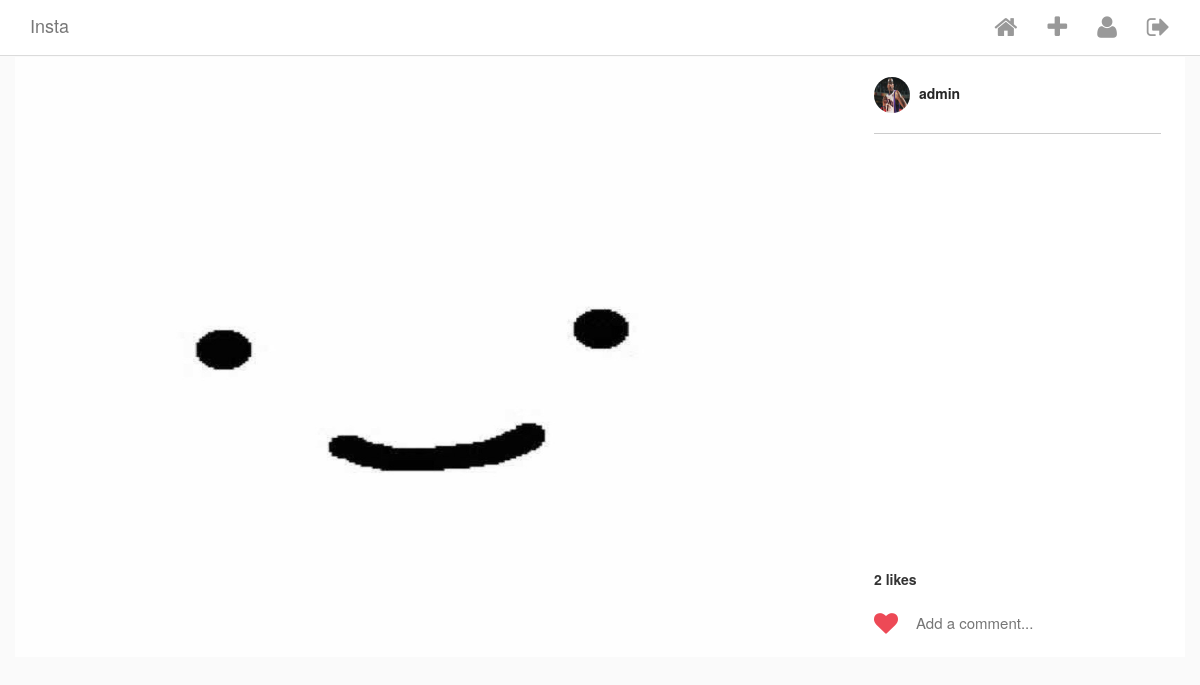
Page /post/1/ (signed in) on the earlier database version.
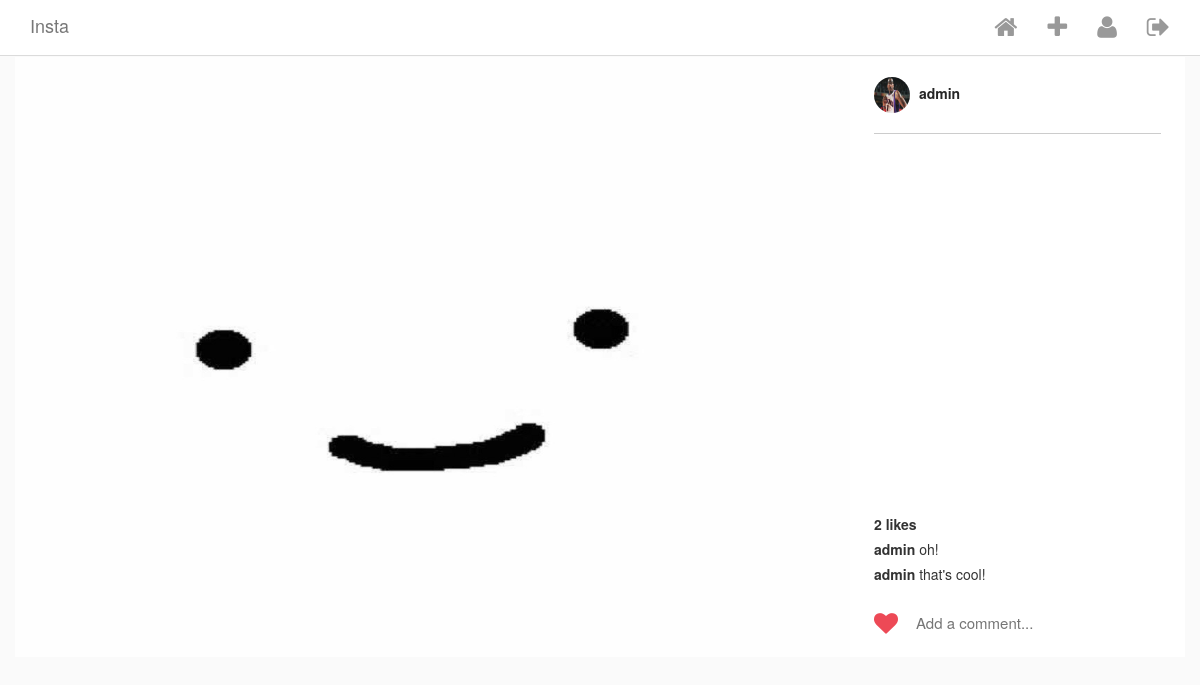
Same page on the later database version.
### Insta/models.py (models this page shows, shortened)
class Post (models.Model):
    author = models.ForeignKey(
        InstaUser,
        on_delete=models.CASCADE,
        related_name="my_posts"
    )
    title = models.TextField(blank=True, null=True)
    image = ProcessedImageField(
        upload_to='static/images/posts',
        format='JPEG',
        options={'quality':100},
        blank=True,
        null=True,
        )
    def get_like_count(self):
        return self.likes.count()

class InstaUser (AbstractUser):
    profile_pic = ProcessedImageField(
        upload_to='static/images/profiles',
        format='JPEG',
        options={'quality':100},
        blank=True,
        null=True
    )

class Comment(models.Model):
    post = models.ForeignKey(Post, on_delete=models.CASCADE, related_name='comments')
    user = models.ForeignKey(InstaUser, on_delete=models.CASCADE,related_name='comments')
    comment = models.CharField(max_length=100)
    posted_on = models.DateTimeField(auto_now_add=True, editable=False)

### Insta/views.py (the view)
# urls.py: path('post/<int:pk>/', PostDetailView.as_view(), name='post_detail'),
class PostDetailView(LoginRequiredMixin,DetailView):
    model = Post
    template_name = "post_detail.html"
    def get_context_data(self, **kwargs):
        data = super().get_context_data(**kwargs)
        liked = Like.objects.filter(post=self.kwargs.get('pk'), user=self.request.user).first()
        if liked:
            data['liked'] = 1
        else:
            data['liked'] = 0
        return data

### Insta/templatetags/custom_tags.py (called while the page is built)
@register.simple_tag
def has_user_liked_post(post, user):
    try:
        like = Like.objects.get(post=post, user=user)
        return "fa-heart"
    except:
        return "fa-heart-o"

### templates/post_detail.html (shortened to what this page needs)
{% extends "base.html" %}
{% load custom_tags %}
{% block content %}
<div class="row single-post">
    <div class="single-post-card view-update {{ object.pk }}">
        <div class="header">
            <a href="{% url 'index' %}">
                {% if object.author.profile_pic %}
                    <img class="picture-circle--medium" src="/{{object.author.profile_pic}}">
                {% endif %}
                {{ object.author.username }}
            </a>
        </div>
        <div class="image__wrapper">
            <img class="card__main-image" src="/{{object.image}}" width=100%, height=100%>
        </div>
        <div class="comments-portion">
           <div class="likes-timestamp-row">
                <div class="likes">
                    {% if object.get_like_count %}
                        {{ object.get_like_count }} like{% if object.get_like_count > 1 %}s{% endif %}
                    {% endif %}
                </div>
            </div>
            <ul class="comment-list">
                {% for comment in object.comments.all %}
                <li class="comment-list__comment">
                    <a href="{% url 'index'  %}" class="user">
                        {{ comment.user.username }}
                    </a>
                    <span class="comment">{{ comment.comment }}</span>
                </li>
                {% endfor %}
            </ul>
            <section class="input-row">
                <i class="fa {% has_user_liked_post object user %} submit-like" aria-hidden="true"></i>
                <div class="comment-input-wrapper">
                    <input class="add-comment" type="text" placeholder="Add a comment...">
                </div>
            </section>
        </div>
    </div>
</div>
{% endblock content %}

### templates/base.html (shortened to what this page needs)
<html>
    {% load static %}
    <head>
        <link href="{% static 'vendor/bootstrap/css/bootstrap.min.css' %}" rel="stylesheet">
        <link href="{% static 'vendor/font-awesome-4.6.3/css/font-awesome.min.css' %}" rel="stylesheet">
        <link href="{% static 'css/style.css' %}" rel="stylesheet">
    </head>
    <body>
        {% include 'header.html' %}
        <div class="content-wrapper">
            <div class="container">
                {% block content %}
                {% endblock content%}
            </div>
        </div>
    </body>
</html>

### templates/header.html (shortened to what this page needs)
<div class="navbar navbar-default navbar-fixed-top" id="main-nav">
    <div class="container desktop">
        <div class="navbar-header">
            <a href="{% url 'index' %}" class="navbar-brand">Insta</a>
        </div>
        <div id="navbar-main">
            <ul class="nav navbar-nav navbar-right">
                {% if request.user.is_authenticated %}
                    <li>
                      <a href="{% url 'index' %}">
                        <i class="fa fa-home" aria-hidden="true"></i>
                      </a>
                    </li>
                    <li><a href="{% url 'make_post' %}"><i class="fa fa-plus" aria-hidden="true"></i></a></li>
                    <li><a href="{% url 'user_detail' request.user.pk %}"><i class="fa fa-user" aria-hidden="true"></i></a> </li>
                    <li><a href="{% url 'logout' %}"><i class="fa fa-sign-out" aria-hidden="true"></i></a></li>
                {% endif %}
            </ul>
        </div>
    </div>
</div>

### static/css/style.css (style rules this page uses)
html { height: 100%; }
body { min-height: 100%; background-color: #fafafa; }
.content-wrapper { margin-top: 57px; margin-bottom: 60px; background-color: #fafafa; }
.picture-circle, .picture-circle--medium, .picture-circle--small { border-radius: 100%; width: 150px; height: 150px; }
.picture-circle--medium { width: 36px; height: 36px; }
.navbar { background-color: #fff; border-bottom-color: #dbdbdb; }
.navbar .fa { font-size: 25px; color: #999999; }
.card__main-image { max-width: 100%; max-height: 600px; height: auto; margin: 0 auto; display: block; }
.comment-list { list-style: none; margin: 0; padding: 0; }
.comment-list__comment { margin-top: 5px; margin-bottom: 5px; }
.comment-list__comment .user { color: #333; font-weight: bold; }
.likes-timestamp-row { margin-top: 15px; }
.likes-timestamp-row > div { display: inline-block; }
.likes-timestamp-row .likes { font-weight: bold; }
.single-post-card { display: flex; align-items: stretch; box-sizing: border-box; flex-direction: column; flex-shrink: 0; padding-right: 335px; width: 100%; position: relative; background-color: #fff; }
.single-post-card .header, .single-post-card .comments-portion { display: flex; flex-shrink: 0; }
.single-post-card .header { border-bottom: 1px solid #ccc; padding: 20px 0; flex-direction: row; position: absolute; top: 0; right: 24px; width: 287px; display: flex; align-items: center; }
.single-post-card .header img { margin-right: 5px; }
.single-post-card .header a { color: #262626; font-weight: bold; }
.single-post-card .comments-portion { position: absolute; bottom: 0; right: 0; width: 335px; padding: 0 24px; flex-direction: column; }
.input-row { position: relative; display: flex; align-items: center; height: 68px; padding-left: 40px; }
.input-row .submit-like { cursor: pointer; position: absolute; top: 32%; left: 0; color: #C2C2C2; font-size: 24px; }
.input-row .submit-like.fa-heart { color: #ED4956; }
.input-row .comment-input-wrapper { display: inline-block; color: #262626; font-size: 15px; width: 100%; }
.input-row .comment-input-wrapper input { width: 100%; border: none; outline: none; }

Differences in the rows shown:
added Comment: user.username "admin", comment "oh!"
added Comment: user.username "admin", comment "that's cool!"
